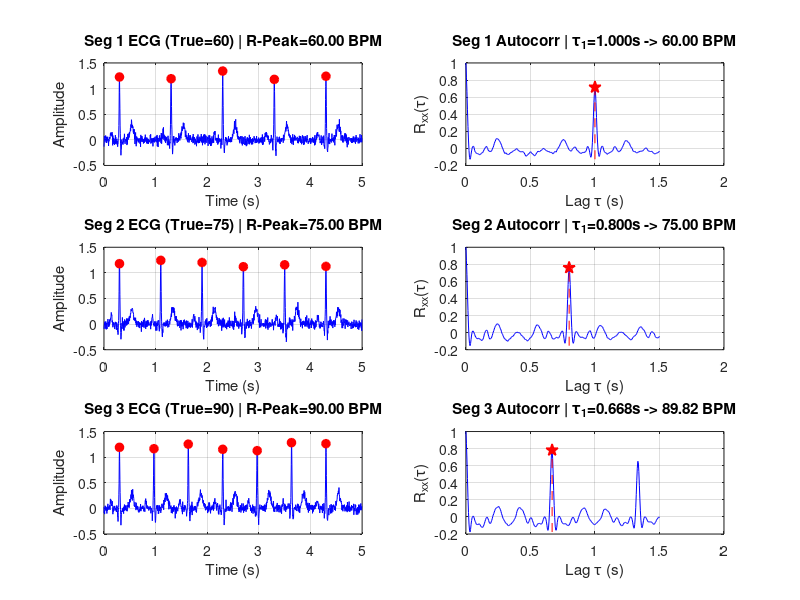

Write the MATLAB code that produced this figure.
%% Heart Rate from ECG Periodicity (Autocorrelation vs R-Peak Counting)
clear; clc; close all; rng(1);              % Reset workspace & fix random seed

% 1. Setup parameters and target heart rates for 3 test ECG segments
fs = 250; dur = 5; t = 0 : 1/fs : dur-1/fs; % 250 Hz sampling, 5-sec window
true_HR = [60, 75, 90];                     % Ground-truth heart rates (BPM)
HR_ac = zeros(1, 3); HR_rp = zeros(1, 3);   % Arrays to store estimated HR
figure('Color', 'w', 'Name', 'ECG Periodicity & Autocorrelation');

for s = 1:3
    % 2. Generate 5-second ECG segment (P-QRS-T waves + slight noise)
    T0 = 60 / true_HR(s);                   % Beat-to-beat period (seconds)
    ecg = 0.05 * randn(size(t));            % Initialize with small noise
    for tb = 0.3 : T0 : dur - 0.1           % Add Gaussian P, Q, R, S, T waves
        ecg = ecg + 0.15*exp(-((t-(tb-0.16))/0.02).^2) - 0.15*exp(-((t-(tb-0.03))/0.008).^2) ...
            + 1.20*exp(-((t-tb)/0.01).^2) - 0.25*exp(-((t-(tb+0.03))/0.009).^2) ...
            + 0.30*exp(-((t-(tb+0.24))/0.045).^2);
    end
    % 3. Method 1: Heart rate from first autocorrelation periodicity peak
    x = ecg - mean(ecg);                    % Remove DC offset (zero mean)
    N = length(x); maxL = round(1.5 * fs);  % Compute lags up to 1.5 seconds
    Rxx = zeros(1, maxL + 1);
    for k = 0:maxL                          % Discrete autocorrelation Rxx[k]
        Rxx(k+1) = sum(x(1:N-k) .* x(1+k:N));
    end
    Rxx = Rxx / Rxx(1);                     % Normalize so zero-lag peak = 1
    lags = (0:maxL) / fs;                   % Convert sample lags to seconds
    idx = round(0.3*fs)+1 : round(1.5*fs)+1;% Search 0.3-1.5 s (40-200 BPM)
    [pk_val, rel] = max(Rxx(idx));          % Find first periodicity peak
    tau1 = lags(idx(rel));                  % Lag of first peak (seconds)
    HR_ac(s) = 60 / tau1;                   % Convert repeat period to BPM
    % 4. Method 2: Heart rate from R-peak counting (average R-R interval)
    thr = 0.6 * max(ecg);                   % Threshold = 60% of max height
    cand = find(ecg(2:end-1)>ecg(1:end-2) & ecg(2:end-1)>=ecg(3:end) & ecg(2:end-1)>thr) + 1;
    pks = cand(1);                          % Store first R-peak index
    for c = cand(2:end)                     % Enforce 0.3 s minimum spacing
        if c - pks(end) >= round(0.3 * fs)
            pks(end+1) = c; %#ok<AGROW>
        elseif ecg(c) > ecg(pks(end))
            pks(end) = c;
        end
    end
    HR_rp(s) = 60 / mean(diff(pks) / fs);   % HR from average R-R interval
    % 5. Blue & Red Plots (Blue signal curves, Red peaks & drop-line)
    subplot(3, 2, 2*s - 1);
    plot(t, ecg, 'b-', t(pks), ecg(pks), 'ro', 'MarkerFaceColor', 'r', 'LineWidth', 1.1); grid on;
    title(sprintf('Seg %d ECG (True=%d) | R-Peak=%.2f BPM', s, true_HR(s), HR_rp(s)));
    xlabel('Time (s)'); ylabel('Amplitude');
    subplot(3, 2, 2*s);
    plot(lags, Rxx, 'b-', [tau1 tau1], [min(Rxx) pk_val], 'r--', tau1, pk_val, 'rp', ...
        'MarkerFaceColor', 'r', 'MarkerSize', 9, 'LineWidth', 1.1); grid on;
    title(sprintf('Seg %d Autocorr | \\tau_1=%.3fs -> %.2f BPM', s, tau1, HR_ac(s)));
    xlabel('Lag \tau (s)'); ylabel('R_{xx}(\tau)');
end

% 6. Print comparison table in Command Window
fprintf('\nSeg | True HR | Autocorr HR | R-Peak HR | Diff (BPM)\n');
for s = 1:3
    fprintf(' %d  |  %5.1f  |    %6.2f   |   %6.2f  |   %.2f\n', s, true_HR(s), HR_ac(s), HR_rp(s), abs(HR_ac(s)-HR_rp(s)));
end
